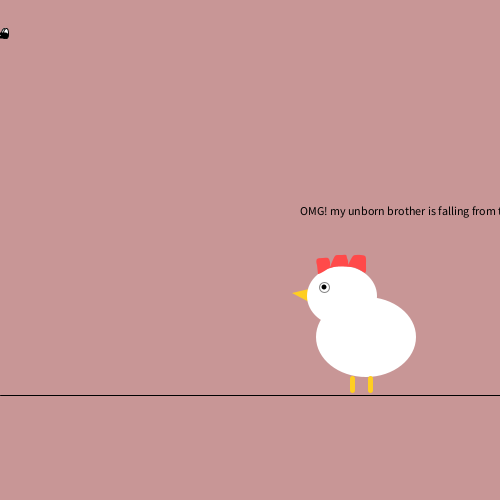
Frame 1 (no input)
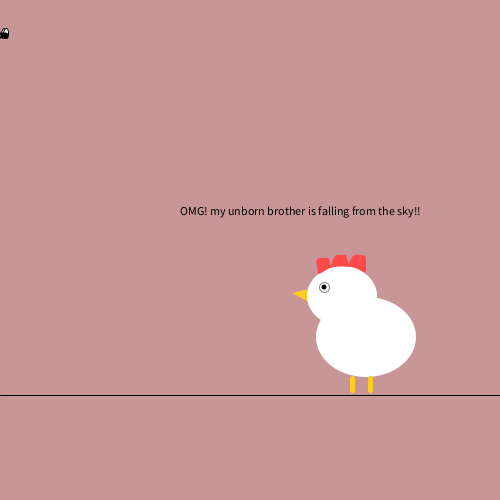
Frame 60 (the mouse pressed at the canvas centre just before this capture)
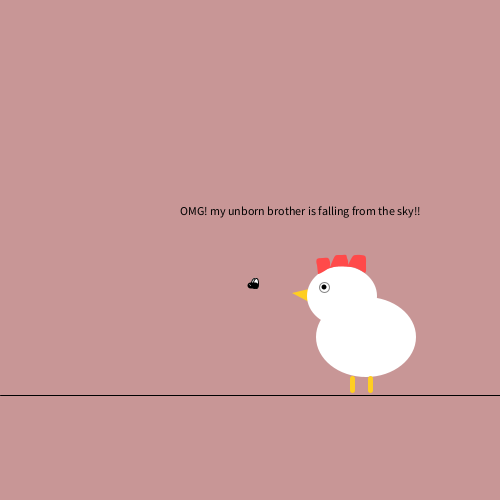
Frame 120 (the mouse held since frame 60 and released just before this capture)

The Processing sketch that drew these frames (run headless with seeded random() and noise(); from frame 60 on, the mouse is pressed at the canvas centre):

// Processing sketch: processing_110094
// ── processing_110094.pde

float a=-200;
float c=100;
float x=100;
float d=99;
float e=101;
float e1=10;
float e2=5;

void setup() {
  size(500,500);
}

void draw() {
  
  background(200,150,150,150); //background
  stroke(0);
  strokeWeight(1);
  line(0,395,width,395);
  
  fill(255);   // the egg
  ellipse(c,a,50,70);
  a=constrain(a,-200,365);
  
  
  if(a==365){ //the egg breaks
    fill(0);
    strokeWeight(2); 
    line(100,400,90,390);
    line(90,390,110,370);
    line(110,370,88,357);
    line(88,357,113,345);
    line(113,345,94,332);
    line(mouseX-4,mouseY+30,mouseX-6,mouseY+23); 
    //line(mouseX-1,mouseY+28,mouseX-2,mouseY+18); 
   
    e1= 15;
    e2= 8;
    
    fill(#000000);
    text("Oh no! You ruined it :(", 341,215);
    textAlign(CENTER);
     
  }
   else if(a==mouseY-1 && (x==mouseX || d==mouseX || e==mouseX)){ // will fly catch the falling egg?
  a=a;  //it sense the weight...
  
  fill(#000000);
    text("Great work pal, hang on there!", 341,215);
    textAlign(CENTER);
  
  }
 
  else if (a!=mouseY-1 || x!=mouseX){ // the egg falls...
  a=a+1;  // don't understand why works on || and not on &&?
  
  fill(#000000);
    text("OMG! my unborn brother is falling from the sky!!", 300,215);
    textAlign(CENTER);
    
  }
  

//The chicken:

 strokeWeight(1);
 noStroke();
 fill(#ffce21);
 triangle(309,289,292,293,311,303);

//chicken body//
 noStroke();
 fill(255,255,255);
 
 ellipse(342,296,70,60);
 ellipse(366,337,100,80);
 
 //chicken leg//
 stroke(#ffce21);
 strokeWeight(5);
 line(352,378,352,390);
 
 
 stroke(#ffce21);
 strokeWeight(5);
 line(370,378,370,390);


//chicken eye//
 stroke(#898989);
 strokeWeight(1);
 ellipse(324,287,e1,e1);
 
//chicken eyeball//
  noStroke();
  fill(#000000);
  ellipse(324,287,e2,e2);

 
 
 //chicken top//
 noStroke();
 fill(#ff4a4a);
 beginShape();
  curveVertex(322,271);
  curveVertex(317,265);
  curveVertex(317,259);
  curveVertex(323,258);
  curveVertex(328,258);
  curveVertex(330,262);
  curveVertex(330,267);
  curveVertex(332,262);
  curveVertex(335,256);
  curveVertex(338,255);
  curveVertex(342,255);
  curveVertex(346,255);
  curveVertex(347,258);
  curveVertex(348,261);
  curveVertex(348,265);
  curveVertex(348,265);
  curveVertex(350,261);
  curveVertex(353,256);
  curveVertex(356,255);
  curveVertex(361,255);
  curveVertex(365,256);
  curveVertex(366,259);
  curveVertex(366,263);
  curveVertex(366,265);
  curveVertex(366,271);
  curveVertex(365,273);
  curveVertex(365,273);
  curveVertex(358,269);
  curveVertex(351,267);
  curveVertex(334,267);
  curveVertex(318,273);

  curveVertex(329,268);
  curveVertex(318,274);
  curveVertex(318,266);
 endShape(CLOSE);

 // the Fly
  stroke(0);
  fill(255);  // the fly
  ellipse(mouseX+4,mouseY+33,5,10); //ala
  ellipse(mouseX+6,mouseY+33,5,10); //ala
  fill(0);
  strokeWeight(6);
  line(mouseX,mouseY+35,mouseX+5,mouseY+35);
  strokeWeight(1);
  fill(255);
  ellipse(mouseX,mouseY+35,2,2);

}
  

void keyPressed(){
 a=a-10; 
} 

void mousePressed (){
 println("x: "+mouseX); 
 
}
